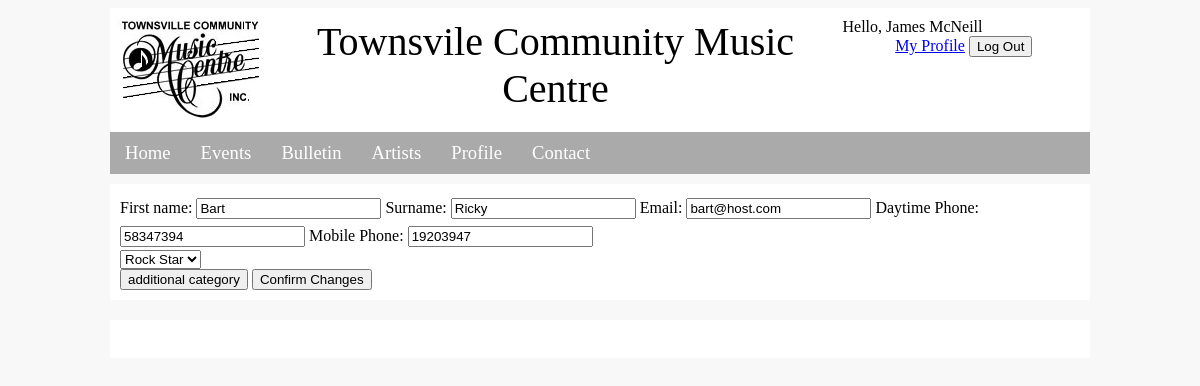
/adminArtistEdit.php?Artist_Id=3 (signed in), run on the app's committed database.
### tables this page shows
CREATE TABLE Artist (
Artist_Id INTEGER,
Artist_Fnames TEXT,
Artist_Sname TEXT,
Artist_Email TEXT,
Artist_PhoneDay TEXT,
Artist_Mobile TEXT,
PRIMARY KEY(Artist_Id)
);

### adminArtistEdit.php (the view, shortened to what this page needs)
<!doctype html>
<html>
<head>
<link href="mainstyle.css" rel="stylesheet" type="text/css">
</head>
<body>
<?php include('template/header.php'); ?>
<?php include('template/inc_nav.php'); ?>
<div class="allContent">
    <div class="mainContent bgPrimary">
		<?php
			if(!isset($_SESSION['AuthLevel']) || $_SESSION['AuthLevel'] != 3){
				echo "<div class='error_message'>You need to be logged in with administrator rights to access this resource</div>";
			}
			else if(isset($_GET['Artist_Id'])){
				include('db_connect.php');
				$artistStatement = $dbh->prepare('SELECT * FROM Artist WHERE Artist_Id = ?');
				$artistStatement->execute(array($_GET['Artist_Id']));
				$artist = $artistStatement->fetch();
		?>
			<form id='editArtistForm' method='post' action='adminEditArtistProcess.php' onsubmit="return input_validate_update_artist()">
				<label class='label' for='Artist_Fnames'>First name:</label>
				<input type='text' id='Artist_Fnames' name='Artist_Fnames' value='<?php echo $artist['Artist_Fnames'] ?>'>
				<label class='label' for='Artist_Sname'>Surname:</label>
				<input type='text' id='Artist_Sname' name='Artist_Sname' value='<?php echo $artist['Artist_Sname'] ?>'>
				<label class='label' for='Artist_Email'>Email:</label>
				<input type='text' id='Artist_Email' name='Artist_Email' value='<?php echo $artist['Artist_Email'] ?>'>
				<label class='label' for='Artist_PhoneDay'>Daytime Phone:</label>
				<input type='text' id='Artist_PhoneDay' name='Artist_PhoneDay' value='<?php echo $artist['Artist_PhoneDay'] ?>'>
				<label class='label' for='Artist_Mobile'>Mobile Phone:</label>
				<input type='text' id='Artist_Mobile' name='Artist_Mobile' value='<?php echo $artist['Artist_Mobile'] ?>'>
				<div id='categorySelectsContainer'>
					<select id='ArtistCategory1' name='ArtistCategory1'>
						<?php
							$categories = $dbh->query("SELECT * FROM Category");
							while($row = $categories->fetch()){
								echo "<option value='" . $row['Category_Id'] . "'>" . $row['Category_Name'] . "</option>\n";
							}
						?>
					</select>
				</div>
				<input type='button' id='addNewCategory' value='additional category'>
				<input type='submit' name='editArtistForm' value='Confirm Changes'>
			</form>
		<?php
			}
		?>
	</div>
</div>
<?php include('template/footer.php'); ?>
</body>
</html>

### mainstyle.css (style rules this page uses)
.bgPrimary { background-color: #FFFFFF; }
.mainContent { padding: 10px; }
.allContent { margin-left: auto; margin-right: auto; width: 980px; display:table; }
body { background-color: #f8f8f8; }
.label { text-decoration: bold; margin-top: 5px; margin-bottom: 5px; display: inline-block; }

### data on the page
artist: Artist_Fnames "Bart", Artist_Sname "Ricky", Artist_Email "bart@host.com", Artist_PhoneDay "58347394", Artist_Mobile "19203947"

### other printed values
$_SESSION['Name'] "James McNeill"
form field ArtistCategory1 "Rock Star"
